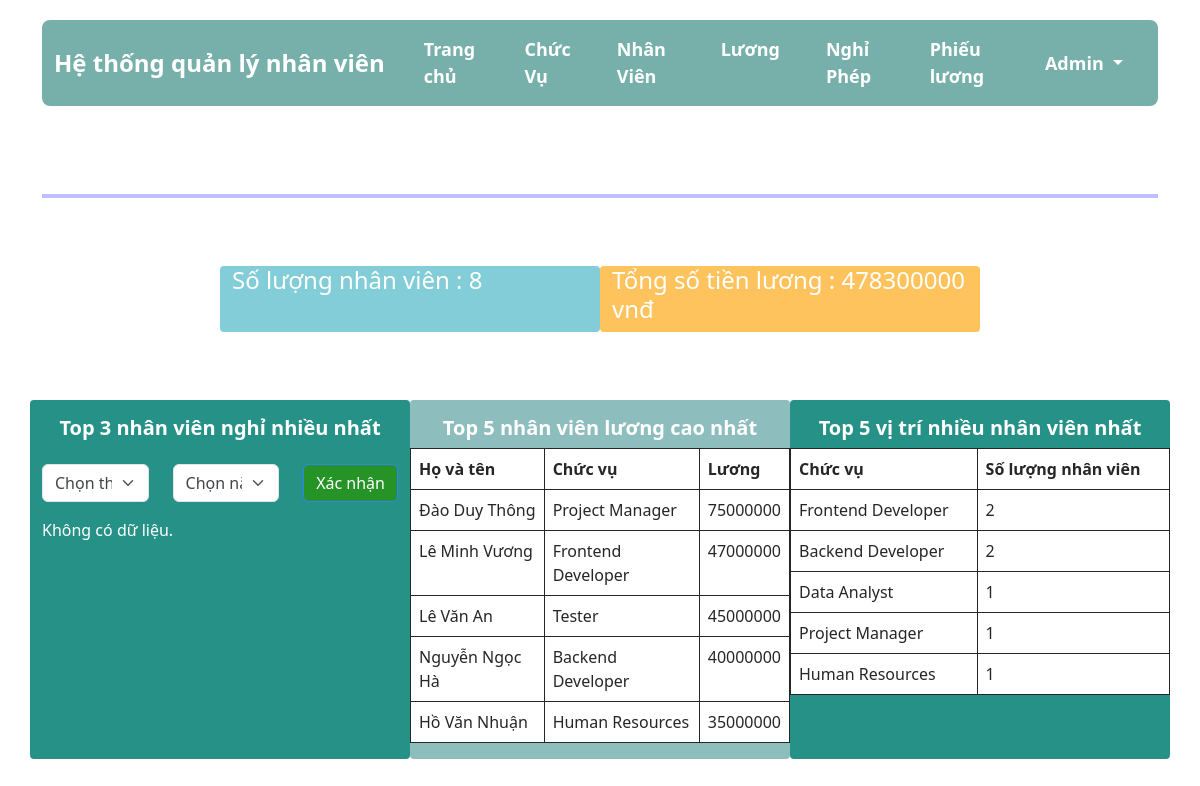
/home.php (signed in), run on the app's committed database.
### tables this page shows
CREATE TABLE `luong_tbl` (
  `id_luong` int(255) NOT NULL,
  `id_nv` int(255) NOT NULL,
  `luong_co_ban` bigint(255) NOT NULL,
  `phu_cap` bigint(255) NOT NULL,
  `tong_luong` bigint(255) NOT NULL,
  `ngay_them` timestamp NOT NULL DEFAULT current_timestamp() ON UPDATE current_timestamp(),
  `ngay_cap_nhat` date NOT NULL
);

CREATE TABLE `nhan_vien_tbl` (
  `id_nv` int(255) NOT NULL,
  `ten` varchar(255) NOT NULL,
  `ngay_sinh` varchar(255) NOT NULL,
  `gioi_tinh` varchar(255) NOT NULL,
  `so_dien_thoai` varchar(255) NOT NULL,
  `email` varchar(255) NOT NULL,
  `dia_chi` varchar(255) NOT NULL,
  `id_chuc_vu` int(11) NOT NULL,
  `ngay_vao_lam` date NOT NULL,
  `ngay_them` timestamp NOT NULL DEFAULT current_timestamp() ON UPDATE current_timestamp(),
  `anh` varchar(255) NOT NULL DEFAULT 'https://cdn-icons-png.flaticon.com/512/3541/3541871.png',
  `ngay_cap_nhat` date NOT NULL
);

CREATE TABLE `chuc_vu_tbl` (
  `id_cv` int(255) NOT NULL,
  `chuc_vu` varchar(255) NOT NULL,
  `ngay_them` timestamp NOT NULL DEFAULT current_timestamp() ON UPDATE current_timestamp()
);

### src/home.php (the view, shortened to what this page needs)
<?php
require ('connect.php');
if (isset($_SESSION['username']) && isset($_SESSION['user_type']) && $_SESSION['logged_in']) {
    ?>
    <!DOCTYPE html>
    <html lang="en">
    <head>
        <link href="https://cdn.jsdelivr.net/npm/bootstrap@5.3.3/dist/css/bootstrap.min.css" rel="stylesheet">
        <link rel="stylesheet" href="https://cdn.jsdelivr.net/npm/bootstrap-icons@1.11.3/font/bootstrap-icons.min.css">
        <link rel="stylesheet" href="styles.css">
    </head>
    <body class="body">
        <div class="container">
            <nav class="navbar navbar-expand-lg">
                <div class="container-fluid">
                    <a class="navbar-brand" href="home.php">Hệ thống quản lý nhân viên</a>
                    <div class="collapse navbar-collapse" id="navbarNav">
                        <ul class="navbar-nav">
                            <li class="nav-item">
                                <a class="nav-link" href="home.php">Trang chủ</a>
                            </li>
                            <li class="nav-item">
                                <a class="nav-link" href="department.php">Chức Vụ</a>
                            </li>
                            <li class="nav-item">
                                <a class="nav-link" href="staff.php">Nhân Viên</a>
                            </li>
                            <li class="nav-item">
                                <a class="nav-link" href="salary.php">Lương</a>
                            </li>
                            <li class="nav-item">
                                <a class="nav-link" href="leave.php">Nghỉ Phép</a>
                            </li>
                            <li class="nav-item">
                                <a class="nav-link" href="income.php">Phiếu lương</a>
                            </li>
                        </ul>
                        <ul class="navbar-nav ml-auto">
                            <li class="nav-item dropdown">
                                <a class="nav-link dropdown-toggle" href="#" id="navbarDropdown" role="button"
                                    data-bs-toggle="dropdown" aria-expanded="false">
                                    Admin
                                </a>
                            </li>
                        </ul>
                    </div>
                </div>
            </nav>
            <div class="col py-3">
                <div class="row ">
                    <h1 class="titlepage">Trang chủ</h1>
                    <br><br>
                </div>
                <hr style="border: 2px solid blue">
                <div class="row mt-5 ml-5" style="justify-content: center">
                    <div class=" col-4 pd-3" style="background-color: #6DC5D1">
                        <?php
                        $query = "SELECT COUNT(id_nv) AS total_employees FROM nhan_vien_tbl";
                        $result = $sql_connect->query($query);
                        $row = $result->fetch_assoc();
                        $total_employees = $row['total_employees'];
                        ?>
                        <h4> Số lượng nhân viên : <?php echo $total_employees ?></h4>
                    </div>
                    <div class=" col-4 pd-3 " style="background-color: #FEB941">
                        <?php
                        $query = "SELECT SUM(so_tien) AS total_salary FROM tra_luong_tbl";
                        $result = $sql_connect->query($query);
                        $row = $result->fetch_assoc();
                        $total_salary = $row['total_salary'];
                        ?>
                        <h4> Tổng số tiền lương : <?php echo $total_salary ?> vnđ</h4>
                    </div>
                </div>
                <div class="row mt-5 ml-5 ">
                    <div class=" col-4 pd-3" style="background-color: #007F73">
                        <div class="">
                            <form method="POST">
                                <div class="row mb-3">
                                    <h5 class="text-center mt-3"><strong> Top 3 nhân viên nghỉ nhiều nhất</strong></h5>
                                </div>
                                <form method="POST">
                                    <div class="row mb-3">
                                        <div class="col">
                                            <select class="form-select" id="month" name="month" required>
                                                <option value="" disabled selected>Chọn tháng</option>
                                            </select>
                                        </div>
                                        <div class="col">
                                            <select class="form-select" id="year" name="year" required>
                                                <option value="" disabled selected>Chọn năm</option>
                                            </select>
                                        </div>
                                        <div class="col-auto">
                                            <button type="submit" class="btn btn-primary"
                                                style="background-color: green">Xác nhận</button>
                                        </div>
                                    </div>
                                </form>
                                <?php
                                if (!empty($top_leave_employees)) {
                                    echo "<table class='table table-bordered table-transparent'>";
                                    echo "<thead><tr><th>ID Nhân viên</th><th> Họ và tên </th><th>Số ngày nghỉ</th></tr></thead>";
                                    echo "<tbody>";
                                    foreach ($top_leave_employees as $employee) {
                                        $query = "SELECT ten FROM nhan_vien_tbl WHERE id_nv = " . $employee['id_nv'];
                                        $result = $sql_connect->query($query);
                                        $row = $result->fetch_assoc();
                                        $employee['ten'] = $row['ten'];
                                        echo "<tr><td>" . $employee['id_nv'] . "</td>  <td> " . $employee['ten'] . "</td><td>" . $employee['total_leave_days'] . "</td></tr>";
                                    }
                                    echo "</tbody>";
                                    echo "</table>";
                                } else {
                                    echo "<p>Không có dữ liệu.</p>";
                                }
                                ?>
                        </div>
                    </div>
                    <div class="col-4 pd-3" style="background-color: #7AB2B2">
                        <div class="row">
                            <h5 class="text-center mt-3"><strong> Top 5 nhân viên lương cao nhất</strong></h5>
                        </div>
                        <div class="row ">
                            <table class="table table-bordered">
                                <thead>
                                    <tr>
                                        <th>Họ và tên</th>
                                        <th>Chức vụ</th>
                                        <th>Lương</th>
                                    </tr>
                                </thead>
                                <tbody>
                                    <?php
                                    $query = "select * from luong_tbl inner join nhan_vien_tbl on luong_tbl.id_nv=nhan_vien_tbl.id_nv join chuc_vu_tbl on nhan_vien_tbl.id_chuc_vu=chuc_vu_tbl.id_cv order by tong_luong desc limit 5";
                                    $result = $sql_connect->query($query);
                                    if ($result->num_rows > 0) {
                                        while ($row = $result->fetch_assoc()) {
                                            echo "<tr><td>" . $row['ten'] . "</td>  <td> " . $row['chuc_vu'] . "</td><td>" . $row['tong_luong'] . "</td></tr>";
                                        }
                                    } else {
                                        echo "<p>Không có dữ liệu.</p>";
                                    }
                                    ?>
                                </tbody>
                            </table>
                        </div>
                    </div>
                    <div class="col-4 pd-3" style="background-color: #007F73">
                        <div class="row">
                            <h5 class="text-center mt-3"><strong> Top 5 vị trí nhiều nhân viên nhất</strong></h5>
                        </div>
                        <div class="row ">
                            <table class="table table-bordered">
                                <thead>
                                    <tr>
                                        <th>Chức vụ</th>
                                        <th>Số lượng nhân viên</th>
                                    </tr>
                                </thead>
                                <tbody>
                                    <?php
                                    $query = "select count(id_nv) as soluong, chuc_vu_tbl.chuc_vu from nhan_vien_tbl join chuc_vu_tbl on nhan_vien_tbl.id_chuc_vu=chuc_vu_tbl.id_cv group by chuc_vu_tbl.chuc_vu order by soluong desc limit 5";
                                    $result = $sql_connect->query($query);
                                    if ($result->num_rows > 0) {
                                        while ($row = $result->fetch_assoc()) {
                                            echo "<tr><td>" . $row['chuc_vu'] . "</td>  <td> " . $row['soluong'] . "</td></tr>";
                                        }
                                    } else {
                                        echo "<p>Không có dữ liệu.</p>";
                                    }
                                    ?>
                                </tbody>
                            </table>
                        </div>
                    </div>
                </div>
            </div>
        </div>
    </body>
    </html>
    <?php
} else {
    header("Location: index.php");
    exit();
}
?>

### src/styles.css (style rules this page uses)
.navbar { background-color: #77B0AA; color: #fff; font-size: large !important; font-weight: bold !important; border-radius: 0.5rem; }
.navbar-brand { font-size: 24px; color: #fff; font-weight: bold !important; }
.navbar-nav { margin-right: auto !important; margin-left: auto !important; }
.nav-item { padding: 0 15px; }
.nav-link { color: #fff; }
.container { margin-top: 20px; }
.col-4 { margin-top: 20px; border-radius: 0.25rem; color: white; opacity: 0.85; }
.btn-primary { background-color: #4b92df; }
.body { background-image: url("https://i.imgur.com/ExiWlK8.jpeg"); background-position: bottom center; background-repeat: no-repeat; background-size: cover; background-attachment: fixed; }
.table { background-color: rgb(1, 1, 1, 0.2) !important; color: aliceblue !important; margin-top: 0rem !important; background-color: transparent !important; }
.table, th, td { border: 1px solid black; }
.titlepage { color: white; }

### data on the page
luong_tbl: id_nv.ten "Đào Duy Thông", chuc_vu_tbl.chuc_vu "Project Manager", tong_luong "75000000"
luong_tbl: id_nv.ten "Lê Minh Vương", chuc_vu_tbl.chuc_vu "Frontend Developer", tong_luong "47000000"
luong_tbl: id_nv.ten "Lê Văn An", chuc_vu_tbl.chuc_vu "Tester", tong_luong "45000000"
luong_tbl: id_nv.ten "Nguyễn Ngọc Hà", chuc_vu_tbl.chuc_vu "Backend Developer", tong_luong "40000000"
luong_tbl: id_nv.ten "Hồ Văn Nhuận", chuc_vu_tbl.chuc_vu "Human Resources", tong_luong "35000000"

### other printed values
$total_employees "8"
$total_salary "478300000"
$row['chuc_vu'] "Frontend Developer"
$row['soluong'] "2"
$row['chuc_vu'] "Backend Developer"
$row['chuc_vu'] "Data Analyst"
$row['soluong'] "1"
$row['chuc_vu'] "Project Manager"
$row['chuc_vu'] "Human Resources"
